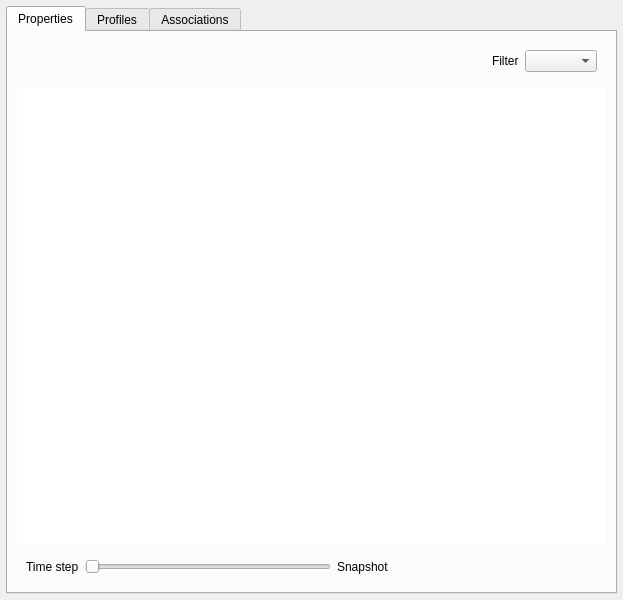
<?xml version="1.0" encoding="UTF-8"?>
<ui version="4.0">
 <class>TemplateDeviceEditorDialog</class>
 <widget class="QDialog" name="TemplateDeviceEditorDialog">
  <property name="geometry">
   <rect>
    <x>0</x>
    <y>0</y>
    <width>623</width>
    <height>600</height>
   </rect>
  </property>
  <property name="windowTitle">
   <string>Device editor</string>
  </property>
  <layout class="QVBoxLayout" name="main_layout">
   <property name="leftMargin">
    <number>6</number>
   </property>
   <property name="topMargin">
    <number>6</number>
   </property>
   <property name="rightMargin">
    <number>6</number>
   </property>
   <property name="bottomMargin">
    <number>6</number>
   </property>
   <item>
    <widget class="QTabWidget" name="tab_widget">
     <property name="currentIndex">
      <number>0</number>
     </property>
     <widget class="QWidget" name="properties_tab">
      <attribute name="icon">
       <iconset resource="../../Icons/icons.qrc">
        <normaloff>:/Icons/icons/data.png</normaloff>:/Icons/icons/data.png</iconset>
      </attribute>
      <attribute name="title">
       <string>Properties</string>
      </attribute>
      <layout class="QVBoxLayout" name="properties_layout">
       <item>
        <widget class="QFrame" name="time_controls_frame">
         <property name="frameShape">
          <enum>QFrame::Shape::NoFrame</enum>
         </property>
         <property name="frameShadow">
          <enum>QFrame::Shadow::Plain</enum>
         </property>
         <layout class="QHBoxLayout" name="time_controls_layout">
          <item>
           <spacer name="horizontalSpacer">
            <property name="orientation">
             <enum>Qt::Orientation::Horizontal</enum>
            </property>
            <property name="sizeHint" stdset="0">
             <size>
              <width>40</width>
              <height>20</height>
             </size>
            </property>
           </spacer>
          </item>
          <item>
           <widget class="QLabel" name="label">
            <property name="text">
             <string>Filter</string>
            </property>
           </widget>
          </item>
          <item>
           <widget class="QComboBox" name="filterComboBox"/>
          </item>
         </layout>
        </widget>
       </item>
       <item>
        <widget class="QTableView" name="properties_table_view">
         <property name="frameShape">
          <enum>QFrame::Shape::NoFrame</enum>
         </property>
        </widget>
       </item>
       <item>
        <widget class="QFrame" name="frame">
         <property name="frameShape">
          <enum>QFrame::Shape::NoFrame</enum>
         </property>
         <property name="frameShadow">
          <enum>QFrame::Shadow::Raised</enum>
         </property>
         <layout class="QHBoxLayout" name="horizontalLayout">
          <item>
           <widget class="QLabel" name="time_step_title_label">
            <property name="text">
             <string>Time step</string>
            </property>
           </widget>
          </item>
          <item>
           <widget class="QSlider" name="time_step_slider">
            <property name="orientation">
             <enum>Qt::Orientation::Horizontal</enum>
            </property>
           </widget>
          </item>
          <item>
           <widget class="QLabel" name="time_step_label">
            <property name="minimumSize">
             <size>
              <width>260</width>
              <height>0</height>
             </size>
            </property>
            <property name="text">
             <string>Snapshot</string>
            </property>
           </widget>
          </item>
         </layout>
        </widget>
       </item>
      </layout>
     </widget>
     <widget class="QWidget" name="profiles_tab">
      <attribute name="icon">
       <iconset resource="../../Icons/icons.qrc">
        <normaloff>:/Icons/icons/array.png</normaloff>:/Icons/icons/array.png</iconset>
      </attribute>
      <attribute name="title">
       <string>Profiles</string>
      </attribute>
      <layout class="QVBoxLayout" name="profiles_layout">
       <item>
        <widget class="QFrame" name="profiles_tools_frame">
         <property name="frameShape">
          <enum>QFrame::Shape::NoFrame</enum>
         </property>
         <property name="frameShadow">
          <enum>QFrame::Shadow::Raised</enum>
         </property>
         <layout class="QHBoxLayout" name="profiles_tools_layout">
          <item>
           <widget class="QPushButton" name="profiles_copy_button">
            <property name="text">
             <string/>
            </property>
            <property name="icon">
             <iconset resource="../../Icons/icons.qrc">
              <normaloff>:/Icons/icons/copy.png</normaloff>:/Icons/icons/copy.png</iconset>
            </property>
           </widget>
          </item>
          <item>
           <widget class="QPushButton" name="profiles_paste_button">
            <property name="text">
             <string/>
            </property>
            <property name="icon">
             <iconset resource="../../Icons/icons.qrc">
              <normaloff>:/Icons/icons/paste.png</normaloff>:/Icons/icons/paste.png</iconset>
            </property>
           </widget>
          </item>
          <item>
           <widget class="QPushButton" name="profiles_plot_selected_button">
            <property name="text">
             <string/>
            </property>
            <property name="icon">
             <iconset resource="../../Icons/icons.qrc">
              <normaloff>:/Icons/icons/plot.png</normaloff>:/Icons/icons/plot.png</iconset>
            </property>
           </widget>
          </item>
          <item>
           <spacer name="profiles_spacer">
            <property name="orientation">
             <enum>Qt::Orientation::Horizontal</enum>
            </property>
            <property name="sizeHint" stdset="0">
             <size>
              <width>40</width>
              <height>20</height>
             </size>
            </property>
           </spacer>
          </item>
         </layout>
        </widget>
       </item>
       <item>
        <widget class="QTableView" name="profiles_table_view">
         <property name="frameShape">
          <enum>QFrame::Shape::NoFrame</enum>
         </property>
        </widget>
       </item>
      </layout>
     </widget>
     <widget class="QWidget" name="associations_tab">
      <attribute name="icon">
       <iconset resource="../../Icons/icons.qrc">
        <normaloff>:/Icons/icons/associations.png</normaloff>:/Icons/icons/associations.png</iconset>
      </attribute>
      <attribute name="title">
       <string>Associations</string>
      </attribute>
      <layout class="QVBoxLayout" name="associations_layout">
       <item>
        <widget class="QFrame" name="associations_controls_frame">
         <property name="frameShape">
          <enum>QFrame::Shape::NoFrame</enum>
         </property>
         <property name="frameShadow">
          <enum>QFrame::Shadow::Raised</enum>
         </property>
         <layout class="QHBoxLayout" name="associations_controls_layout">
          <item>
           <widget class="QLabel" name="associations_property_label">
            <property name="text">
             <string>Association</string>
            </property>
           </widget>
          </item>
          <item>
           <widget class="QComboBox" name="associations_combo_box">
            <property name="minimumSize">
             <size>
              <width>220</width>
              <height>0</height>
             </size>
            </property>
           </widget>
          </item>
          <item>
           <widget class="QLabel" name="associations_units_title_label">
            <property name="text">
             <string>Units</string>
            </property>
           </widget>
          </item>
          <item>
           <widget class="QLabel" name="associations_units_value_label">
            <property name="minimumSize">
             <size>
              <width>120</width>
              <height>0</height>
             </size>
            </property>
            <property name="text">
             <string/>
            </property>
           </widget>
          </item>
          <item>
           <spacer name="associations_spacer">
            <property name="orientation">
             <enum>Qt::Orientation::Horizontal</enum>
            </property>
            <property name="sizeHint" stdset="0">
             <size>
              <width>40</width>
              <height>20</height>
             </size>
            </property>
           </spacer>
          </item>
         </layout>
        </widget>
       </item>
       <item>
        <widget class="QTableView" name="associations_table_view">
         <property name="frameShape">
          <enum>QFrame::Shape::NoFrame</enum>
         </property>
        </widget>
       </item>
      </layout>
     </widget>
    </widget>
   </item>
  </layout>
 </widget>
 <resources>
  <include location="../../Icons/icons.qrc"/>
 </resources>
 <connections/>
</ui>
